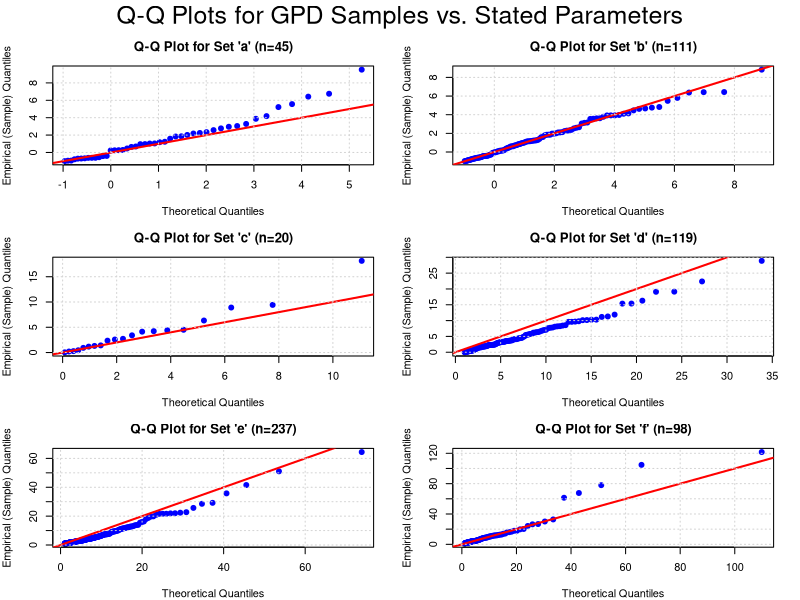
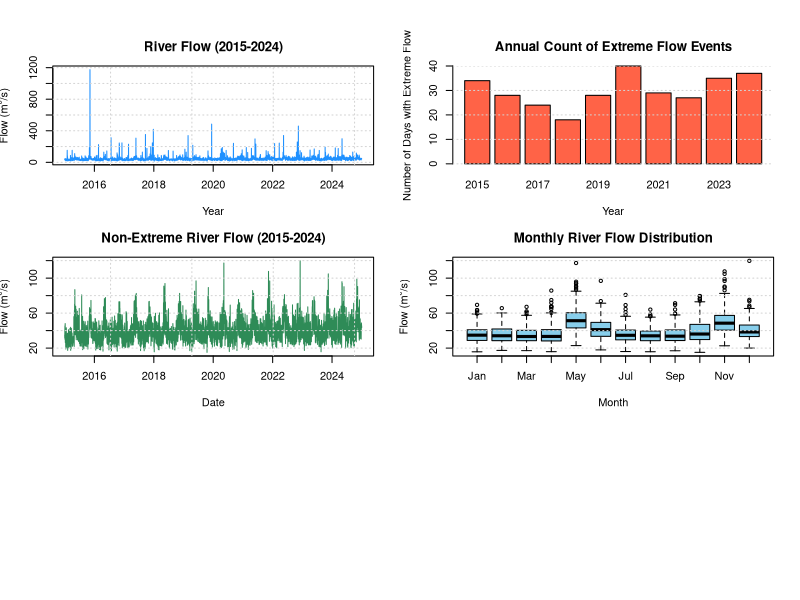

R code for these plots, in order:
## ---- chunk 1
#' Title
#'
#' @param p 
#' @param xi 
#' @param sigma 
#' @param u 
#'
#' @returns
#' @export
#'
#' @examples
qgpd <- function(p, xi, sigma, u){

  # Check for valid scale parameter.
  if (any(sigma <= 0)) {
    stop("The scale parameter 'sigma' must be positive.")
  }
  
  if (any(p <= 0)) {
    stop("The scale parameter 'sigma' must be positive.")
  }
  
   # Add validation for the probability 'p'
  if (any(p < 0 | p > 1)) {
    stop("Probabilities 'p' must be between 0 and 1 (inclusive).")
  }

  
  # the two cases for the shape parameter `xi`.
  # `ifelse` will test `xi == 0` for each element and pick the appropriate formula.
  q <- ifelse(
    xi == 0,
    # Formula for xi = 0 
    u - sigma * log(1 - p),
    # Formula for xi != 0 
    u - (sigma / xi) * (1 - (1 - p)**(-xi) )
  )
  
  return(q)
}

# Calculate quantiles for X ~ GPD(u=1.5, sigma=2, xi=-0.4)
# Quantile for p = 0.5
quantile_p05 <- qgpd(p = 0.5, u = 1.5, sigma = 2, xi = -0.4)

# Quantile for p = 0.75
quantile_p75 <- qgpd(p = 0.75, u = 1.5, sigma = 2, xi = -0.4)

# Quantile for p = 0.99
quantile_p99 <- qgpd(p = 0.99, u = 1.5, sigma = 2, xi = -0.4)

cat(
  "The quantile for p = 0.50 is:", quantile_p05, "\n",
  "The quantile for p = 0.75 is:", quantile_p75, "\n",
  "The quantile for p = 0.99 is:", quantile_p99, "\n"
)

## ---- chunk 2
#| echo: false
#| warning: false

samples <- read.csv("gpd_samples.csv")
params <- read.csv("gpd_parameters.csv")

# Set up a 3x2 grid to display all plots in a single figure.
par(mfrow = c(3, 2), mar = c(4, 4, 3, 2), oma = c(0, 0, 2, 0))

# Get the unique set IDs to loop through.
set_ids <- unique(params$id)

# Loop through each dataset ID (a, b, c, d, e, f).
for (current_id in set_ids) {
# get the data for the current set_id
  sample_data <- samples$value[samples$set_id == current_id]
  sample_data <- sort(sample_data)
#  get the stated parameters for the current set
  stated_params <- params[params$id == current_id, ]
  
   n <- length(sample_data)
   
# create a set of evenly spaced probabilities for the theoretical distribution.
theoretical_probs <- (1:n - 0.5) / n

# initialize an empty vector to store the results.
  theoretical_quantiles <- numeric(n)
  
# use qgpd function to find the corresponding theoretical quantiles.
  for (i in 1:n) {
    theoretical_quantiles[i] <- qgpd(
      p = theoretical_probs[i], 
      xi = stated_params$xi,
      sigma = stated_params$sigma,
      u = stated_params$u
    )
  }
  
  plot(
    theoretical_quantiles,
    sample_data,
    main = paste0("Q-Q Plot for Set '", current_id, "' (n=", n, ")"),
    xlab = "Theoretical Quantiles",
    ylab = "Empirical (Sample) Quantiles",
    pch = 19, # Use solid circles for points
    col = "blue"
  )
  # Add the y=x reference line.
  abline(0, 1, col = "red", lwd = 2)
  grid()
}

# Add an overall title to the figure.
mtext("Q-Q Plots for GPD Samples vs. Stated Parameters", outer = TRUE, cex = 1.5)

## ---- chunk 3
#| echo: false

# Load the river flow data from the CSV file
river_data <- read.csv("riverflow_2015_2024.csv")

# Convert the 'date' column from text to R's Date format
river_data$date <- as.Date(river_data$date)

## ---- chunk 4
#| label: fig-riverflow-ts
#| echo: false
#| warning: false
#| fig-cap: "River flow from 2015 to 2024"

# --- Time Series Plot ---
plot(
  river_data$date,
  river_data$flow,
  type = 'l', # 'l' for line plot
  col = "dodgerblue",
  main = "River Flow (2015-2024)",
  xlab = "Year",
  ylab = expression("Flow (m"^3*"/s)") 
)
grid()
## ---- chunk 5
#| label: fig-yearly-extremes
#| echo: false
#| warning: false
#| fig-cap: "Number of extreme flow events per year"

#Filter for extreme events
extreme_data <- river_data[river_data$is_extreme == "True", ]

# Extract the year from the date
extreme_data$year <- format(extreme_data$date, "%Y")

# c. Count the number of extreme events per year
yearly_counts <- table(extreme_data$year)

# d. Create the bar plot
barplot(
  yearly_counts,
  main = "Annual Count of Extreme Flow Events",
  xlab = "Year",
  ylab = "Number of Days with Extreme Flow",
  col = "tomato"
)
grid(nx = NA, ny = NULL)
## ---- chunk 6
#| label: fig-riverflow-non-extreme
#| echo: false
#| warning: false
#| fig-cap: "Time series of non-extreme daily river flow "

# Create a subset of the data containing only the non-extreme flows.
non_extreme_data <- river_data[river_data$is_extreme == "False", ]

# --- Time Series Plot of Non-Extreme Values ---
plot(
  non_extreme_data$date,
  non_extreme_data$flow,
  type = 'l', # 'l' for line plot
  col = "seagreen",
  main = "Non-Extreme River Flow (2015-2024)",
  xlab = "Date",
  ylab = expression("Flow (m"^3*"/s)")
)
grid()
## ---- chunk 7
#| label: fig-monthly-boxplot
#| echo: false
#| warning: false
#| fig-cap: "Distribution of daily river flow by month (2015-2024)"

non_extreme_data$month <- factor(format(non_extreme_data$date, "%b"), levels = month.abb)

boxplot(
  flow ~ month,
  data = non_extreme_data,
  col = "skyblue",
  main = "Monthly River Flow Distribution",
  xlab = "Month",
  ylab = expression("Flow (m"^3*"/s)")
)
grid(nx = NA, ny = NULL)
